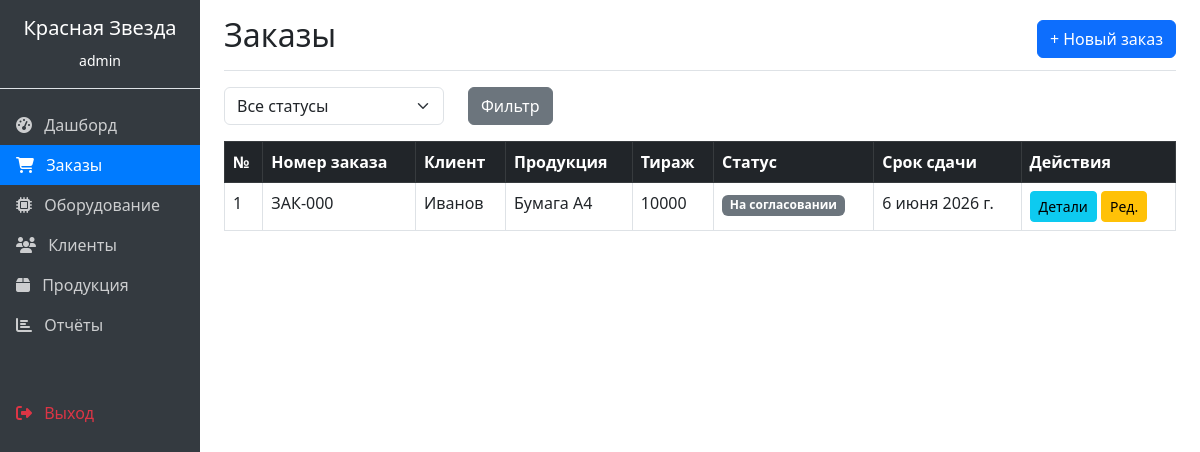
Screenshot of /orders/ (signed in) with the database file from the repository.
### orders/models.py (models this page shows, shortened)
class Order(models.Model):
    order_number = models.CharField(max_length=50, unique=True, verbose_name="Номер заказа")
    client = models.ForeignKey(Client, on_delete=models.CASCADE, verbose_name="Клиент")
    product = models.ForeignKey(Product, on_delete=models.CASCADE, verbose_name="Продукция")
    user = models.ForeignKey(User, on_delete=models.SET_NULL, null=True, verbose_name="Менеджер")
    status = models.ForeignKey(OrderStatus, on_delete=models.CASCADE, verbose_name="Статус")
    quantity = models.IntegerField(verbose_name="Тираж")
    format = models.CharField(max_length=20, blank=True, verbose_name="Формат")
    paper_type = models.CharField(max_length=50, blank=True, verbose_name="Тип бумаги")
    deadline_date = models.DateField(verbose_name="Срок сдачи")
    total_cost = models.DecimalField(max_digits=12, decimal_places=2, default=0, verbose_name="Себестоимость")
    created_at = models.DateTimeField(auto_now_add=True, verbose_name="Дата создания")
    class Meta:
        verbose_name = "Заказ"
        verbose_name_plural = "Заказы"

class Client(models.Model):
    name = models.CharField(max_length=200, verbose_name="Наименование")
    inn = models.CharField(max_length=12, blank=True, verbose_name="ИНН")
    contact_person = models.CharField(max_length=100, blank=True, verbose_name="Контактное лицо")
    phone = models.CharField(max_length=20, blank=True, verbose_name="Телефон")
    email = models.EmailField(blank=True, verbose_name="Email")
    address = models.TextField(blank=True, verbose_name="Адрес")
    class Meta:
        verbose_name = "Клиент"
        verbose_name_plural = "Клиенты"

class Product(models.Model):
    name = models.CharField(max_length=150, verbose_name="Наименование продукции")
    description = models.TextField(blank=True, verbose_name="Описание")
    base_material_cost = models.DecimalField(max_digits=10, decimal_places=2, default=0, verbose_name="Базовая стоимость материалов")
    base_time_norm_hours = models.DecimalField(max_digits=8, decimal_places=2, default=1, verbose_name="Норма времени (часы)")
    class Meta:
        verbose_name = "Продукция"
        verbose_name_plural = "Продукция"

class OrderStatus(models.Model):
    name = models.CharField(max_length=50, verbose_name="Название статуса")
    class Meta:
        verbose_name = "Статус заказа"
        verbose_name_plural = "Статусы заказов"

### orders/views.py (the view)
# urls.py: path('orders/', views.order_list, name='order_list'),
@login_required
def order_list(request):
    status_filter = request.GET.get('status', '')
    orders = Order.objects.all()
    if status_filter:
        orders = orders.filter(status__name=status_filter)
    statuses = OrderStatus.objects.all()
    return render(request, 'orders/order_list.html', {'orders': orders, 'statuses': statuses, 'current_status': status_filter})

### orders/templates/orders/order_list.html (shortened to what this page needs)
{% extends 'orders/base.html' %}
{% block content %}
<div class="d-flex justify-content-between flex-wrap flex-md-nowrap align-items-center pt-3 pb-2 mb-3 border-bottom">
    <h1 class="h2">Заказы</h1>
    <a href="{% url 'order_create' %}" class="btn btn-primary">+ Новый заказ</a>
</div>
<form method="get" class="mb-3">
    <div class="row">
        <div class="col-md-3">
            <select name="status" class="form-select">
                <option value="">Все статусы</option>
            </select>
        </div>
        <div class="col-md-2">
            <button type="submit" class="btn btn-secondary">Фильтр</button>
        </div>
    </div>
</form>
<table class="table table-bordered table-hover">
    <thead class="table-dark">
        <tr><th>№</th><th>Номер заказа</th><th>Клиент</th><th>Продукция</th><th>Тираж</th><th>Статус</th><th>Срок сдачи</th><th>Действия</th></tr>
    </thead>
    <tbody>
        {% for order in orders %}
        <tr>
            <td>{{ forloop.counter }}</td>
            <td>{{ order.order_number }}</td>
            <td>{{ order.client.name }}</td>
            <td>{{ order.product.name }}</td>
            <td>{{ order.quantity }}</td>
            <td>
                <span class="badge bg-{% if order.status.name == 'Выполнен' %}success{% elif order.status.name == 'В работе' %}warning{% else %}secondary{% endif %}">
                    {{ order.status.name }}
                </span>
            </td>
            <td>{{ order.deadline_date }}</td>
            <td>
                <a href="{% url 'order_detail' order.id %}" class="btn btn-sm btn-info">Детали</a>
                <a href="{% url 'order_edit' order.id %}" class="btn btn-sm btn-warning">Ред.</a>
            </td>
        </tr>
        {% empty %}
        <tr><td colspan="8" class="text-center">Нет заказов</td></tr>
        {% endfor %}
    </tbody>
</table>
{% endblock %}

### orders/templates/orders/base.html (shortened to what this page needs)
<!DOCTYPE html>
<html lang="ru">
<head>
    <link href="https://cdn.jsdelivr.net/npm/bootstrap@5.3.0/dist/css/bootstrap.min.css" rel="stylesheet">
    <link rel="stylesheet" href="https://cdnjs.cloudflare.com/ajax/libs/font-awesome/6.4.0/css/all.min.css">
</head>
<body>
    <div class="container-fluid">
        <div class="row">
            <nav class="col-md-2 d-md-block sidebar p-0">
                <div class="position-sticky">
                    <div class="p-3 text-white text-center border-bottom">
                        <h5>Красная Звезда</h5>
                        <small>{{ user.username }}</small>
                    </div>
                    <ul class="nav flex-column mt-3">
                        <li class="nav-item">
                            <a class="nav-link {% if request.resolver_match.url_name == 'dashboard' %}active{% endif %}" href="{% url 'dashboard' %}">
                                <i class="fas fa-tachometer-alt me-2"></i> Дашборд
                            </a>
                        </li>
                        <li class="nav-item">
                            <a class="nav-link {% if 'order' in request.resolver_match.url_name %}active{% endif %}" href="{% url 'order_list' %}">
                                <i class="fas fa-shopping-cart me-2"></i> Заказы
                            </a>
                        </li>
                        <li class="nav-item">
                            <a class="nav-link {% if 'equipment' in request.resolver_match.url_name %}active{% endif %}" href="{% url 'equipment_list' %}">
                                <i class="fas fa-microchip me-2"></i> Оборудование
                            </a>
                        </li>
                        <li class="nav-item">
                            <a class="nav-link {% if 'client' in request.resolver_match.url_name %}active{% endif %}" href="{% url 'client_list' %}">
                                <i class="fas fa-users me-2"></i> Клиенты
                            </a>
                        </li>
                        <li class="nav-item">
                            <a class="nav-link {% if 'product' in request.resolver_match.url_name %}active{% endif %}" href="{% url 'product_list' %}">
                                <i class="fas fa-box me-2"></i> Продукция
                            </a>
                        </li>
                        <li class="nav-item">
                            <a class="nav-link {% if 'report' in request.resolver_match.url_name %}active{% endif %}" href="{% url 'report' %}">
                                <i class="fas fa-chart-bar me-2"></i> Отчёты
                            </a>
                        </li>
                        <li class="nav-item mt-5">
                            <a class="nav-link text-danger" href="{% url 'logout' %}">
                                <i class="fas fa-sign-out-alt me-2"></i> Выход
                            </a>
                        </li>
                    </ul>
                </div>
            </nav>
            <main class="col-md-10 ms-sm-auto px-md-4">
                {% block content %}
                {% endblock %}
            </main>
        </div>
    </div>
</body>
</html>

### orders/templates/orders/base.html (style rules this page uses)
.sidebar { min-height: 100vh; background-color: #343a40; }
.sidebar .nav-link { color: rgba(255,255,255,.75); }
.sidebar .nav-link.active { color: white; background-color: #007bff; }

### rows the page displays
Order: order_number "ЗАК-000", client.name "Иванов", product.name "Бумага A4", quantity "10000", status.name "На согласовании", deadline_date "6 июня 2026 г."

### other values shown
{{ user.username }} "admin"
